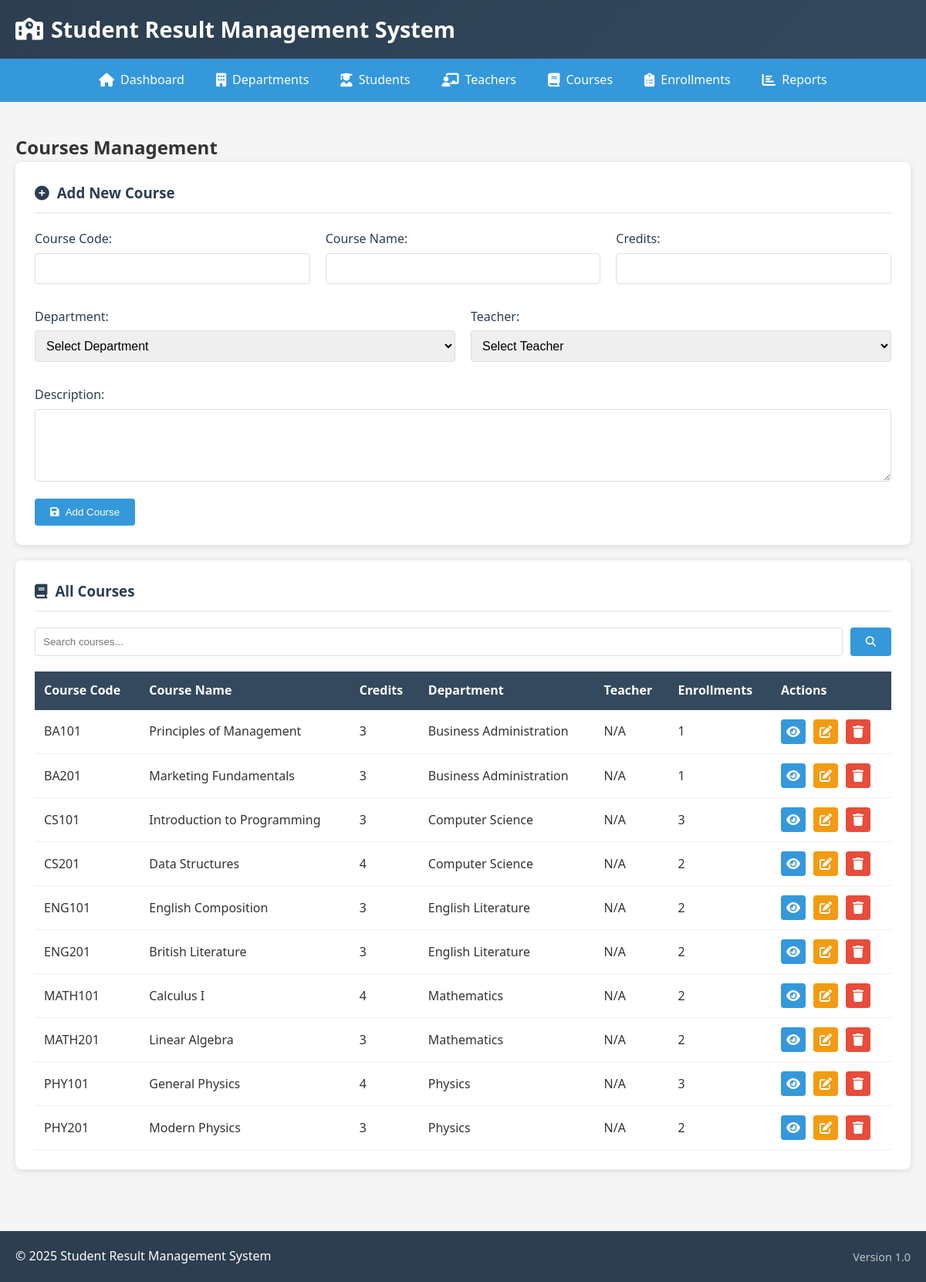
/courses.php, run on the app's committed database.
### tables this page shows
CREATE TABLE courses (
    course_id INT PRIMARY KEY AUTO_INCREMENT,
    course_code VARCHAR(20) UNIQUE NOT NULL,
    course_name VARCHAR(100) NOT NULL,
    credits INT NOT NULL,
    description TEXT,
    department_id INT,
    teacher_id INT,
    created_at TIMESTAMP DEFAULT CURRENT_TIMESTAMP,
    FOREIGN KEY (department_id) REFERENCES departments(department_id) ON DELETE SET NULL,
    FOREIGN KEY (teacher_id) REFERENCES teachers(teacher_id) ON DELETE SET NULL
);

CREATE TABLE departments (
    department_id INT PRIMARY KEY AUTO_INCREMENT,
    department_name VARCHAR(100) NOT NULL,
    department_code VARCHAR(10) UNIQUE NOT NULL,
    head_of_department VARCHAR(100),
    created_at TIMESTAMP DEFAULT CURRENT_TIMESTAMP
);

### courses.php (the view, shortened to what this page needs)
<?php
include 'school_db_connect.php';
include 'school_header.php';
?>
<h2>Courses Management</h2>
<div class="card">
    <h3><i class="fas fa-plus-circle"></i> Add New Course</h3>
    <form method="POST">
        <div class="form-row">
            <div class="form-group">
                <label for="course_code">Course Code:</label>
                <input type="text" id="course_code" name="course_code" required>
            </div>
            <div class="form-group">
                <label for="course_name">Course Name:</label>
                <input type="text" id="course_name" name="course_name" required>
            </div>
            <div class="form-group">
                <label for="credits">Credits:</label>
                <input type="number" id="credits" name="credits" min="1" max="5" required>
            </div>
        </div>
        <div class="form-row">
            <div class="form-group">
                <label for="department_id">Department:</label>
                <select id="department_id" name="department_id" required>
                    <option value="">Select Department</option>
                </select>
            </div>
            <div class="form-group">
                <label for="teacher_id">Teacher:</label>
                <select id="teacher_id" name="teacher_id">
                    <option value="">Select Teacher</option>
                </select>
            </div>
        </div>
        <div class="form-group">
            <label for="description">Description:</label>
            <textarea id="description" name="description" rows="4"></textarea>
        </div>
        <button type="submit" class="btn-primary"><i class="fas fa-save"></i> Add Course</button>
    </form>
</div>
<div class="card">
    <h3><i class="fas fa-book"></i> All Courses</h3>
    <div class="search-box">
        <form method="GET" action="">
            <input type="text" name="search" placeholder="Search courses..."
                   value="<?php echo isset($_GET['search']) ? htmlspecialchars($_GET['search']) : ''; ?>">
            <button type="submit"><i class="fas fa-search"></i></button>
        </form>
    </div>
    <?php
    $search_condition = "";
    $courses = $conn->query("SELECT c.*, d.department_name, t.first_name, t.last_name,
                             (SELECT COUNT(*) FROM student_enrollments WHERE course_id = c.course_id) as enrollment_count
                             FROM courses c
                             LEFT JOIN departments d ON c.department_id = d.department_id
                             LEFT JOIN teachers t ON c.teacher_id = t.teacher_id
                             $search_condition
                             ORDER BY c.course_code");
    if ($courses->num_rows > 0) {
        echo '<table class="data-table">';
        echo '<thead>';
        echo '<tr>';
        echo '<th>Course Code</th>';
        echo '<th>Course Name</th>';
        echo '<th>Credits</th>';
        echo '<th>Department</th>';
        echo '<th>Teacher</th>';
        echo '<th>Enrollments</th>';
        echo '<th>Actions</th>';
        echo '</tr>';
        echo '</thead>';
        echo '<tbody>';
        while($row = $courses->fetch_assoc()) {
            echo '<tr>';
            echo '<td>' . $row['course_code'] . '</td>';
            echo '<td>' . $row['course_name'] . '</td>';
            echo '<td>' . $row['credits'] . '</td>';
            echo '<td>' . ($row['department_name'] ?: 'N/A') . '</td>';
            echo '<td>' . ($row['first_name'] ? $row['first_name'] . ' ' . $row['last_name'] : 'N/A') . '</td>';
            echo '<td>' . $row['enrollment_count'] . '</td>';
            echo '<td class="actions">';
            echo '<a href="course_details.php?id=' . $row['course_id'] . '" class="btn-view" title="View Details"><i class="fas fa-eye"></i></a>';
            echo '<a href="edit_course.php?id=' . $row['course_id'] . '" class="btn-edit" title="Edit"><i class="fas fa-edit"></i></a>';
            echo '<a href="?delete=' . $row['course_id'] . '" class="btn-delete" title="Delete" onclick="return confirm(\'Are you sure?\')"><i class="fas fa-trash"></i></a>';
            echo '</td>';
            echo '</tr>';
        }
        echo '</tbody>';
        echo '</table>';
    } else {
        echo '<p class="no-data">No courses found.</p>';
    }
    ?>
</div>
<?php include 'school_footer.php'; ?>

### school_header.php (shortened to what this page needs)
<!DOCTYPE html>
<html lang="en">
<head>
    <link rel="stylesheet" href="./css_school_style.css">
    <link rel="stylesheet" href="https://cdnjs.cloudflare.com/ajax/libs/font-awesome/6.4.0/css/all.min.css">
</head>
<body>
    <header>
        <div class="header-content">
            <h1><i class="fas fa-school"></i>Student Result Management System</h1>
        </div>
    </header>
    <div class="nav">
        <a href="school_dashboard.php"><i class="fas fa-home"></i> Dashboard</a>
        <a href="departments.php"><i class="fas fa-building"></i> Departments</a>
        <a href="students.php"><i class="fas fa-user-graduate"></i> Students</a>
        <a href="teachers.php"><i class="fas fa-chalkboard-teacher"></i> Teachers</a>
        <a href="courses.php"><i class="fas fa-book"></i> Courses</a>
        <a href="enrollments.php"><i class="fas fa-clipboard-list"></i> Enrollments</a>
        <a href="reports.php"><i class="fas fa-chart-bar"></i> Reports</a>
    </div>
    <div class="container">

### school_footer.php (shortened to what this page needs)
    </div>
    <footer>
        <div class="footer-content">
            <p>&copy; <?php echo date('Y'); ?> Student Result Management System</p>
            <p class="version">Version 1.0</p>
        </div>
    </footer>
</body>
</html>

### css_school_style.css (style rules this page uses)
* { margin: 0; padding: 0; box-sizing: border-box; }
body { font-family: 'Segoe UI', Tahoma, Geneva, Verdana, sans-serif; background-color: #f5f5f5; color: #333; line-height: 1.6; }
.container { max-width: 1200px; margin: 0 auto; padding: 20px; }
header { background: linear-gradient(135deg, #2c3e50, #34495e); color: white; padding: 15px 0; box-shadow: 0 2px 5px rgba(0,0,0,0.1); }
.header-content { max-width: 1200px; margin: 0 auto; padding: 0 20px; display: flex; justify-content: space-between; align-items: center; }
header h1 { font-size: 1.8rem; display: flex; align-items: center; gap: 10px; }
.nav { background-color: #3498db; display: flex; justify-content: center; gap: 1px; margin-bottom: 20px; }
.nav a { color: white; text-decoration: none; padding: 15px 20px; display: flex; align-items: center; gap: 8px; transition: background-color 0.3s; }
.nav a i { font-size: 1.1rem; }
.card { background-color: white; border-radius: 8px; padding: 25px; margin-bottom: 20px; box-shadow: 0 2px 10px rgba(0,0,0,0.1); }
.card h3 { color: #2c3e50; margin-bottom: 20px; padding-bottom: 10px; border-bottom: 2px solid #ecf0f1; display: flex; align-items: center; gap: 10px; }
.form-row { display: grid; grid-template-columns: repeat(auto-fit, minmax(250px, 1fr)); gap: 20px; margin-bottom: 15px; }
.form-group { margin-bottom: 15px; }
.form-group label { display: block; margin-bottom: 5px; color: #2c3e50; font-weight: 500; }
.form-group input, .form-group select, .form-group textarea { width: 100%; padding: 10px; border: 1px solid #ddd; border-radius: 4px; font-size: 1rem; transition: border-color 0.3s; }
.data-table { width: 100%; border-collapse: collapse; margin-top: 20px; }
.data-table th { background-color: #34495e; color: white; padding: 12px; text-align: left; font-weight: 600; }
.data-table td { padding: 12px; border-bottom: 1px solid #ecf0f1; }
.actions { display: flex; gap: 10px; }
.btn-view, .btn-edit, .btn-delete { padding: 6px 10px; border-radius: 4px; text-decoration: none; display: inline-flex; align-items: center; justify-content: center; width: 32px; height: 32px; }
.btn-view { background-color: #3498db; color: white; }
.btn-edit { background-color: #f39c12; color: white; }
.btn-delete { background-color: #e74c3c; color: white; }
.btn-primary, .btn-secondary, .btn-success { display: inline-flex; align-items: center; gap: 8px; padding: 10px 20px; border-radius: 4px; text-decoration: none; font-weight: 500; border: none; cursor: pointer; transition: background-color 0.3s; }
.btn-primary { background-color: #3498db; color: white; }
.search-box { margin-bottom: 20px; }
.search-box form { display: flex; gap: 10px; }
.search-box input { flex: 1; padding: 10px; border: 1px solid #ddd; border-radius: 4px; }
.search-box button { padding: 10px 20px; background-color: #3498db; color: white; border: none; border-radius: 4px; cursor: pointer; }
footer { background-color: #2c3e50; color: white; padding: 20px 0; margin-top: 40px; }
.footer-content { max-width: 1200px; margin: 0 auto; padding: 0 20px; display: flex; justify-content: space-between; align-items: center; }
.version { color: #bdc3c7; font-size: 0.9rem; }

### data on the page
courses: course_code "BA101", course_name "Principles of Management", credits "3", department.department_name "Business Administration", enrollment_count "1"
courses: course_code "BA201", course_name "Marketing Fundamentals", credits "3", department.department_name "Business Administration", enrollment_count "1"
courses: course_code "CS101", course_name "Introduction to Programming", credits "3", department.department_name "Computer Science", enrollment_count "3"
courses: course_code "CS201", course_name "Data Structures", credits "4", department.department_name "Computer Science", enrollment_count "2"
courses: course_code "ENG101", course_name "English Composition", credits "3", department.department_name "English Literature", enrollment_count "2"
courses: course_code "ENG201", course_name "British Literature", credits "3", department.department_name "English Literature", enrollment_count "2"
courses: course_code "MATH101", course_name "Calculus I", credits "4", department.department_name "Mathematics", enrollment_count "2"
courses: course_code "MATH201", course_name "Linear Algebra", credits "3", department.department_name "Mathematics", enrollment_count "2"
courses: course_code "PHY101", course_name "General Physics", credits "4", department.department_name "Physics", enrollment_count "3"
courses: course_code "PHY201", course_name "Modern Physics", credits "3", department.department_name "Physics", enrollment_count "2"
